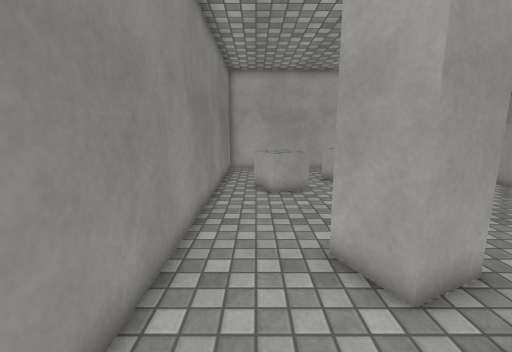
view 1 (above)

16 first-person views from a walk through a Unity game level. The camera is 1.4 m above the floor, tilts 10° down and sees 90° across. The floor is counted in squares, 0.5 m on a side. Each view is taken from the middle of a square. On the plan, view 1 faces up. The plan holds only what a view shows up to about 19 squares ahead; the rest is blank. The player is left out. Surface patterns are stand-ins for the level's own textures.

view 2
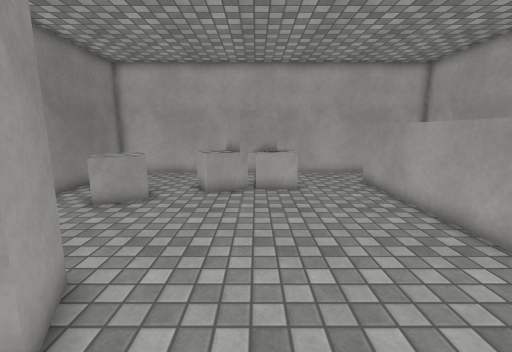

view 3
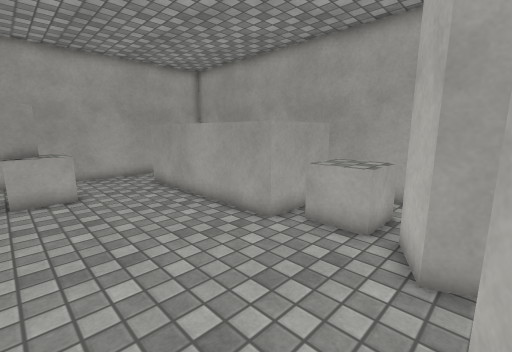

view 4
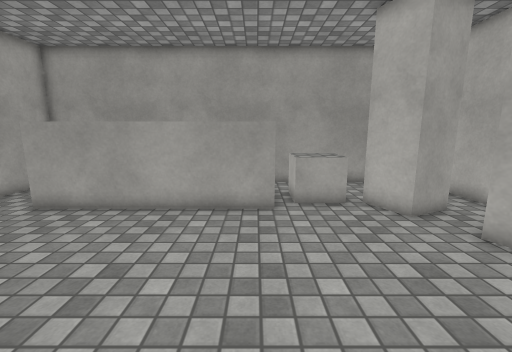

view 5
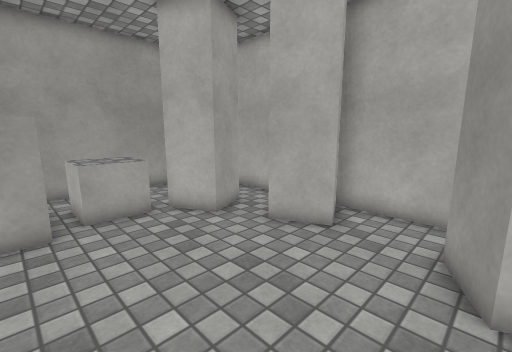

view 6
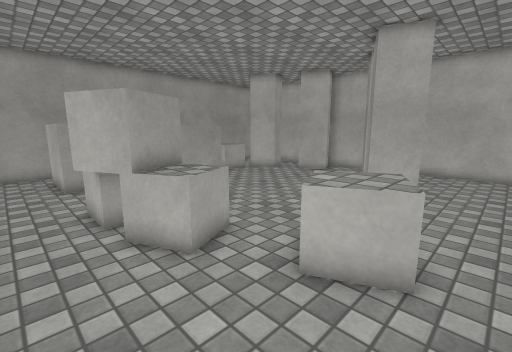

view 7
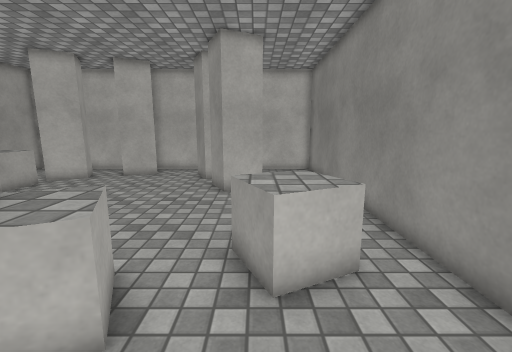

view 8
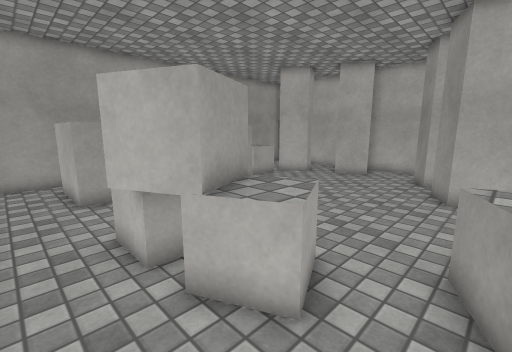

view 9
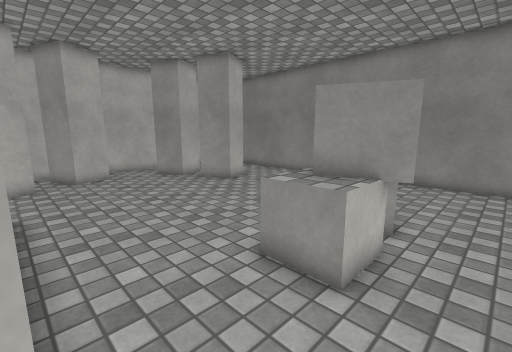

view 10
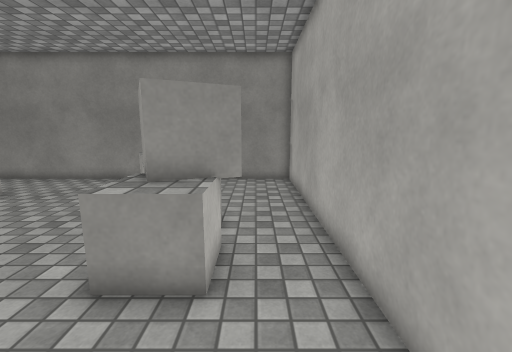

view 11
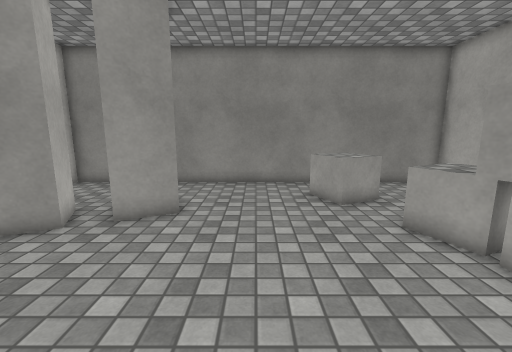

view 12
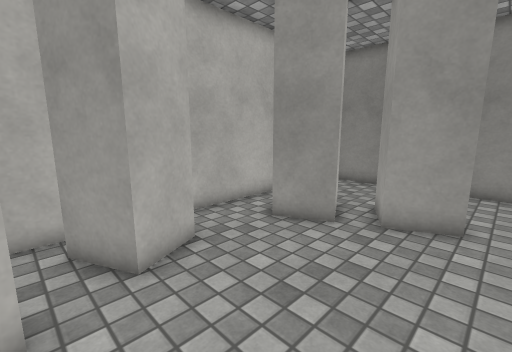

view 13
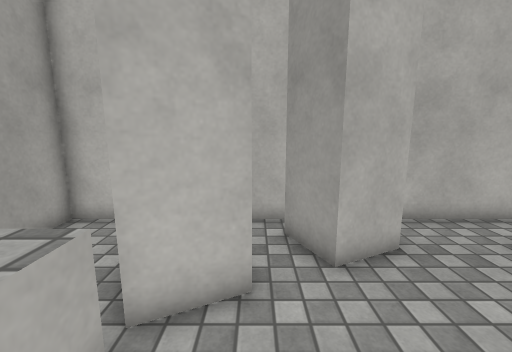

view 14
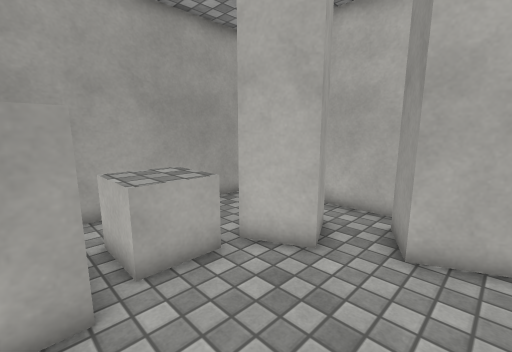

view 15
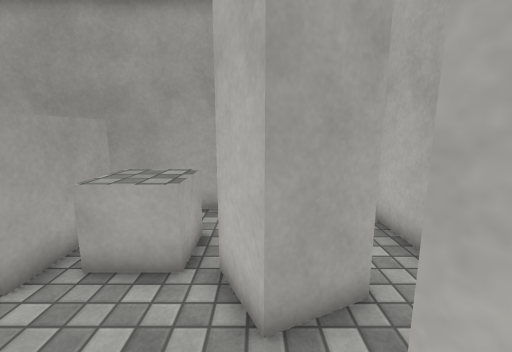

view 16
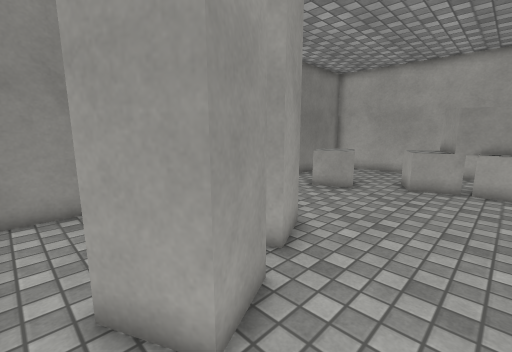

### Floor plan
Key: @ floor where view 1 was taken; # wall or solid block; . floor; ^ raised ledge; C cube; T thing the floor can be seen under or through.
Columns run from 2 left of view 1 to 18 right of it. Each row starts with its distance up from view 1.
 19 #####################
 18 #...................#
 17 #........C..........#
 16 #......CCCCC...^^^^.#
 15 #.....CCCCCC...^    #
 14 #..CC.CCCCCC...^    #
 13 #.CCC..C.......^    #
 12 #.CCC..........^    #
 11 #..............^    #
 10 #..............^    #
  9 #..............^    #
  8 #..............^^^^ #
  7 #...................#
  6 #...##T.........CCC.#
  5 #...# T.........CCC.#
  4 #...TTT........TTC..#
  3 #....TTT......TTT ..#
  2 #....T T...TTTTT  ..#
  1 #.....##...# T.T ...#
  0 #.@........###......#
 -1 #####################

Where each view was taken, in squares from view 1:
view 1: 0 up, 0 right, facing up
view 2: 2 up, 7 right, facing up
view 3: 2 up, 7 right, facing up-right
view 4: 8 up, 4 right, facing right
view 5: 8 up, 5 right, facing down-right
view 6: 18 up, 1 left, facing down-right
view 7: 18 up, 2 right, facing down
view 8: 18 up, 2 right, facing down-right
view 9: 18 up, 13 right, facing down-left
view 10: 17 up, 13 right, facing left
view 11: 9 up, 12 right, facing left
view 12: 7 up, 12 right, facing down-left
view 13: 7 up, 12 right, facing down
view 14: 8 up, 9 right, facing down-right
view 15: 3 up, 9 right, facing right
view 16: 0 up, 8 right, facing up-left
